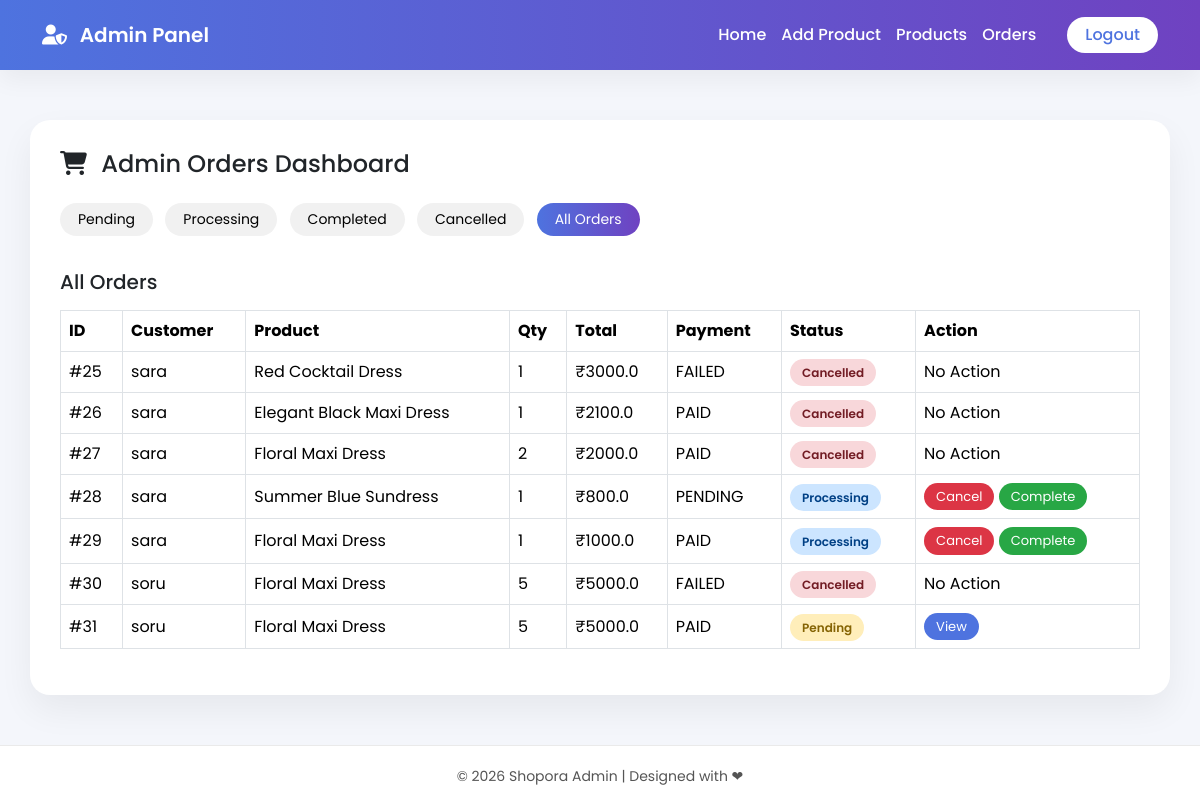
The app's page /admin_orders with its own data.
### user/models.py (models this page shows, shortened)
class Order(models.Model):
    PAYMENT_CHOICES = (
        ('COD', 'Cash On Delivery'),
        ('UPI', 'UPI'),
        ('CARD', 'Credit/Debit Card'),
    )
    PAYMENT_STATUS = (
        ('PENDING', 'Pending'),
        ('PAID', 'Paid'),
        ('FAILED', 'Failed'),
    )
    ORDER_STATUS = (
        ('PENDING', 'Pending'),
        ('PROCESSING', 'Processing'),
        ('SHIPPED', 'Shipped'),
        ('DELIVERED', 'Delivered'),
    )
    customer = models.ForeignKey(User, on_delete=models.CASCADE)
    total_price = models.FloatField()
    payment_method = models.CharField(max_length=10, choices=PAYMENT_CHOICES)
    payment_status = models.CharField(max_length=10, choices=PAYMENT_STATUS, default='PENDING')
    order_status = models.CharField(max_length=15, choices=ORDER_STATUS, default='PENDING')
    transaction_id = models.CharField(max_length=100, blank=True, null=True)
    carrier=models.CharField(max_length=100,null=True,blank=True)
    tracking=models.CharField(max_length=100,null=True,blank=True)
    shipping_date=models.CharField(max_length=100,null=True,blank=True)
    created_at = models.DateTimeField(auto_now_add=True)

class OrderItem(models.Model):
    order = models.ForeignKey(Order, on_delete=models.CASCADE, related_name='items')
    product = models.ForeignKey(Product, on_delete=models.CASCADE)
    quantity = models.PositiveIntegerField()
    price = models.FloatField()

### siteadmin/models.py (models this page shows, shortened)
class Product(models.Model):
    name = models.CharField(max_length=20)
    size = models.CharField(max_length=20,null=True,blank=True)
    fabric = models.CharField(max_length=20)
    description = models.TextField()
    base_price = models.FloatField()
    stock_quantity = models.PositiveIntegerField()
    categoryid = models.ForeignKey(category, on_delete=models.CASCADE)
    image = models.ImageField(upload_to='products', validators=[validate_jpg])

### siteadmin/views.py (the view)
# urls.py: path('admin_orders',views.admin_orders,name='admin_orders')
def admin_orders(request):
    status = request.GET.get('status')
    if status == "pending":
        orders = Order.objects.filter(order_status='PENDING')
        title = "Pending Orders"
    elif status == "processing":
        orders = Order.objects.filter(order_status='PROCESSING')
        title = "Processing Orders"
    elif status == "completed":
        orders = Order.objects.filter(order_status='COMPLETED')
        title = "Completed Orders"
    elif status == "cancelled":
        orders = Order.objects.filter(order_status='CANCELLED')
        title = "Cancelled Orders"
    else:
        orders = Order.objects.all()
        title = "All Orders"
    return render(request, 'admin/admin_orders.html', {'orders': orders, 'title': title})

### template/admin/admin_orders.html (shortened to what this page needs)
{% extends 'admin/base.html' %}
{% block content %}
<div class="dashboard-card">
    <h4 class="mb-4">
        <i class="fa-solid fa-cart-shopping me-2"></i>
        Admin Orders Dashboard
    </h4>
    <div class="mb-4">
        <a href="?status=pending"><button class="filter-btn">Pending</button></a>
        <a href="?status=processing"><button class="filter-btn">Processing</button></a>
        <a href="?status=completed"><button class="filter-btn">Completed</button></a>
        <a href="?status=cancelled"><button class="filter-btn">Cancelled</button></a>
        <a href="?status=all"><button class="filter-btn">All Orders</button></a>
    </div>
    <h5 class="mb-3">{{ title }}</h5>
    <div class="table-responsive">
        <table class="table table-bordered align-middle">
            <thead>
                <tr>
                    <th>ID</th>
                    <th>Customer</th>
                    <th>Product</th>
                    <th>Qty</th>
                    <th>Total</th>
                    <th>Payment</th>
                    <th>Status</th>
                    <th>Action</th>
                </tr>
            </thead>
            <tbody>
                {% for order in orders %}
                <tr>
                    <td>#{{ order.id }}</td>
                    <td>{{ order.customer.username }}</td>
                    <td>
                        {% for item in order.items.all %}
                            {{ item.product.name }}<br>
                        {% empty %}
                            -
                        {% endfor %}
                    </td>
                    <td>
                        {% for item in order.items.all %}
                            {{ item.quantity }}<br>
                        {% empty %}
                            -
                        {% endfor %}
                    </td>
                    <td>₹{{ order.total_price }}</td>
                    <td>{{ order.payment_status }}</td>
                    <td>
                        {% if order.order_status == 'PENDING' %}
                            <span class="status-badge badge-pending">Pending</span>
                        {% elif order.order_status == 'PROCESSING' %}
                            <span class="status-badge badge-processing">Processing</span>
                        {% elif order.order_status == 'COMPLETED' %}
                            <span class="status-badge badge-completed">Completed</span>
                        {% elif order.order_status == 'CANCELLED' %}
                            <span class="status-badge badge-cancelled">Cancelled</span>
                        {% endif %}
                    </td>
                    <td>
                        {% if order.order_status == 'PENDING' %}
                            <a href="{% url 'detailsshow' order.id %}">
                                <button class="action-btn btn-view">View</button>
                            </a>
                        {% elif order.order_status == 'PROCESSING' %}
                            <form method="POST"
                                  action="{% url 'cancel_processing' order.id %}"
                                  style="display:inline;">
                                <button type="submit"
                                        class="action-btn btn-cancel"
                                        onclick="return confirm('Cancel this order?')">
                                    Cancel
                                </button>
                            </form>
                            <form method="POST"
                                  action="{% url 'complete_order' order.id %}"
                                  style="display:inline;">
                                <button type="submit"
                                        class="action-btn btn-complete">
                                    Complete
                                </button>
                            </form>
                        {% else %}
                            No Action
                        {% endif %}
                    </td>
                </tr>
                {% empty %}
                <tr>
                    <td colspan="8" class="text-center">
                        No Orders Found
                    </td>
                </tr>
                {% endfor %}
            </tbody>
        </table>
    </div>
</div>
{% endblock %}

### template/admin/base.html (style rules this page uses)
body { font-family: 'Poppins', sans-serif; background: #f4f6fb; }

### template/admin/admin_orders.html (style rules this page uses)
.dashboard-card { background: #ffffff; padding: 30px; border-radius: 20px; box-shadow: 0 15px 35px rgba(0,0,0,0.06); }
.filter-btn { border-radius: 30px; padding: 6px 18px; font-size: 14px; border: none; background: #f1f1f1; margin-right: 8px; margin-bottom: 10px; }
.filter-btn.active { background: linear-gradient(90deg, #4e73df, #6f42c1); color: white; }
.status-badge { padding: 5px 12px; border-radius: 20px; font-size: 12px; font-weight: 600; }
.badge-pending { background: #ffeeba; color: #856404; }
.badge-processing { background: #cce5ff; color: #004085; }
.badge-cancelled { background: #f8d7da; color: #721c24; }
.action-btn { border-radius: 20px; padding: 4px 12px; font-size: 13px; border: none; }
.btn-view { background: #4e73df; color: white; }
.btn-cancel { background: #dc3545; color: white; }
.btn-complete { background: #28a745; color: white; }
table th { background: #f8f9fc; }

### records on screen
Order: id "25", customer.username "sara", total_price "3000.0", payment_status "FAILED", order_status "Cancelled"
OrderItem: product.name "Red Cocktail Dress", quantity "1"
Order: id "26", customer.username "sara", total_price "2100.0", payment_status "PAID", order_status "Cancelled"
OrderItem: product.name "Elegant Black Maxi Dress", quantity "1"
Order: id "27", customer.username "sara", total_price "2000.0", payment_status "PAID", order_status "Cancelled"
OrderItem: product.name "Floral Maxi Dress", quantity "2"
Order: id "28", customer.username "sara", total_price "800.0", payment_status "PENDING", order_status "Processing"
OrderItem: product.name "Summer Blue Sundress", quantity "1"
Order: id "29", customer.username "sara", total_price "1000.0", payment_status "PAID", order_status "Processing"
OrderItem: product.name "Floral Maxi Dress", quantity "1"
Order: id "30", customer.username "soru", total_price "5000.0", payment_status "FAILED", order_status "Cancelled"
OrderItem: product.name "Floral Maxi Dress", quantity "5"
Order: id "31", customer.username "soru", total_price "5000.0", payment_status "PAID", order_status "Pending"
OrderItem: product.name "Floral Maxi Dress", quantity "5"

### other values on screen
{{ title }} "All Orders"
